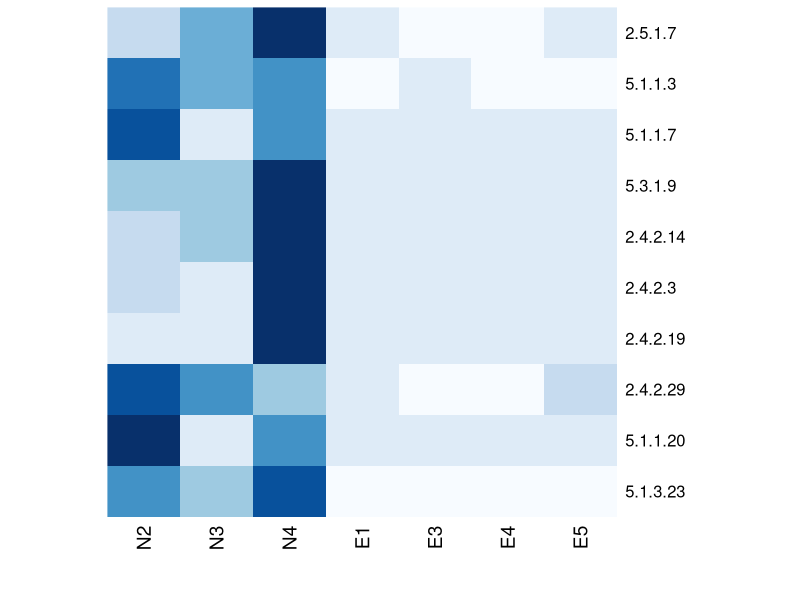

Reproduce this figure in R.

setwd("~/Documents/Github/zebrafishGutMicrobiome/")

#Input the data from the EC's identified by weka
inputData <- read.csv("mifaser_heatmap_data.csv")

#Turn the data table into a matrix
m <- as.matrix(inputData[, -1])

#Add in the EC's as rownames
rownames(m) <- inputData$X

#Import RColorBrewer so that we can change the heatmap colors
library("RColorBrewer")

#Create the heatmap
heatmap(m, Colv = NA, Rowv = NA, col=brewer.pal(9,"Blues"))

